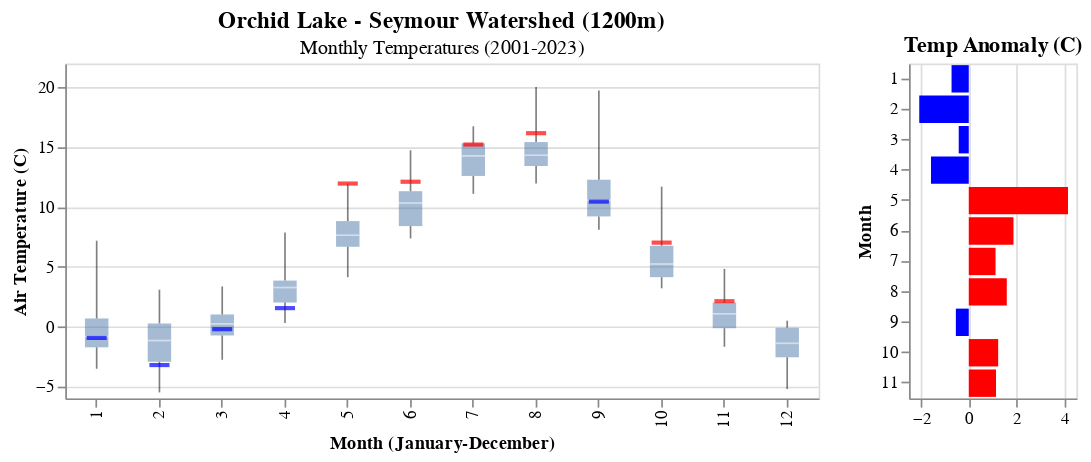

The notebook cell this image was saved under:
### Markdown cell above
## Monthly Average Air Temperatures
The boxplot below shows average monthly air temperatures for the current year (blue or red ticks), along with the median, first and third quartile, and the range of max and min. Hover over the plot for values.

### Code cell
title2 = alt.TitleParams(
   text='Orchid Lake - Seymour Watershed (1200m)',
   subtitle="Monthly Temperatures (2001-2023)",
   anchor='middle',
   fontSize=14,
   fontWeight='bold')

# Filter the data for the current year (2023)
orc_data_2023 = orc_monthly[orc_monthly['year'] == 2023]

# Create the boxplot for historical precipitation
orc_boxplot_TA = alt.Chart(orc_monthly, title=title2).mark_boxplot(extent='min-max', opacity=0.5).encode(
    alt.X('month:O', title='Month (January-December)'),  # Display month in "mmm" format
    alt.Y('mean_TA:Q', title='Air Temperature (C)'),
).properties(width=450, height=200)

#Create a base chart for 'Mean_TA' values
orc_mean_ta_line = alt.Chart(orc_data_2023).mark_tick(size=12, thickness=2.5).encode(
    x=alt.X('month:O', title='Month (January-December)'),
    y=alt.Y('mean_TA:Q', title='Air Temperature (C)', scale=alt.Scale(domain=[-6, 22])),
    color=alt.condition(
        alt.datum.TA_Anomaly > 0,
        alt.value("red"),  # The positive color
        alt.value("blue")  # The negative color
    ),
    tooltip=[alt.Tooltip('date', title='Date'), alt.Tooltip('mean_TA', title='Temp')]
).properties(
    width=450, height=200
)

# Create a chart for 'TA_Anomaly'
orc_anomaly_chart = alt.Chart(orc_data_2023).mark_bar().encode(
    x=alt.X('TA_Anomaly:Q', title=None),
    y=alt.Y('month:O', title='Month'),
    color=alt.condition(
        alt.datum.TA_Anomaly > 0,
        alt.value("red"),  # The positive color
        alt.value("blue")  # The negative color
    ),
    tooltip=['TA_Anomaly:Q', 'date:T']
).properties(
    title = 'Temp Anomaly (C)',width=100, height=200
)


# Combine the two charts
orc_combined_TA = orc_boxplot_TA + orc_mean_ta_line
orc_final_chart = orc_combined_TA | orc_anomaly_chart 

orc_final_chart

### Figure 1 — Vega-Lite specification as saved in the notebook (floating-point values rounded to 4 significant figures; data arrays with more than 128 entries replaced by an {"elided": "..."} marker saying what was removed)
{"config": {"view": {"continuousWidth": 400, "continuousHeight": 300}}, "hconcat": [{"layer": [{"data": {"name": "data-94e74a0e34dfb75d664c719aa4b9bd9a"}, "mark": {"type": "boxplot", "extent": "min-max", "opacity": 0.5}, "encoding": {"x": {"field": "month", "title": "Month (January-December)", "type": "ordinal"}, "y": {"field": "mean_TA", "title": "Air Temperature (C)", "type": "quantitative"}}, "height": 200, "title": {"text": "Orchid Lake - Seymour Watershed (1200m)", "anchor": "middle", "fontSize": 14, "fontWeight": "bold", "subtitle": "Monthly Temperatures (2001-2023)"}, "width": 450}, {"data": {"name": "data-6807a04928aa4d54257d138e4d012647"}, "mark": {"type": "tick", "size": 12, "thickness": 2.5}, "encoding": {"color": {"condition": {"value": "red", "test": "(datum.TA_Anomaly > 0)"}, "value": "blue"}, "tooltip": [{"field": "date", "title": "Date", "type": "temporal"}, {"field": "mean_TA", "title": "Temp", "type": "quantitative"}], "x": {"field": "month", "title": "Month (January-December)", "type": "ordinal"}, "y": {"field": "mean_TA", "scale": {"domain": [-6, 22]}, "title": "Air Temperature (C)", "type": "quantitative"}}, "height": 200, "width": 450}]}, {"data": {"name": "data-6807a04928aa4d54257d138e4d012647"}, "mark": "bar", "encoding": {"color": {"condition": {"value": "red", "test": "(datum.TA_Anomaly > 0)"}, "value": "blue"}, "tooltip": [{"field": "TA_Anomaly", "type": "quantitative"}, {"field": "date", "type": "temporal"}], "x": {"field": "TA_Anomaly", "title": null, "type": "quantitative"}, "y": {"field": "month", "title": "Month", "type": "ordinal"}}, "height": 200, "title": "Temp Anomaly (C)", "width": 100}], "$schema": "https://vega.github.io/schema/vega-lite/v4.17.0.json", "datasets": {"data-94e74a0e34dfb75d664c719aa4b9bd9a": {"elided": "263 records"}, "data-6807a04928aa4d54257d138e4d012647": [{"date": "2023-01-01T00:00:00", "mean_TA": -0.94, "year": 2023, "month": 1, "TA": -0.22, "TA_Anomaly": -0.72}, {"date": "2023-02-01T00:00:00", "mean_TA": -3.21, "year": 2023, "month": 2, "TA": -1.15, "TA_Anomaly": -2.07}, {"date": "2023-03-01T00:00:00", "mean_TA": -0.21, "year": 2023, "month": 3, "TA": 0.21, "TA_Anomaly": -0.42}, {"date": "2023-04-01T00:00:00", "mean_TA": 1.55, "year": 2023, "month": 4, "TA": 3.13, "TA_Anomaly": -1.58}, {"date": "2023-05-01T00:00:00", "mean_TA": 11.97, "year": 2023, "month": 5, "TA": 7.82, "TA_Anomaly": 4.15}, {"date": "2023-06-01T00:00:00", "mean_TA": 12.12, "year": 2023, "month": 6, "TA": 10.25, "TA_Anomaly": 1.87}, {"date": "2023-07-01T00:00:00", "mean_TA": 15.23, "year": 2023, "month": 7, "TA": 14.11, "TA_Anomaly": 1.12}, {"date": "2023-08-01T00:00:00", "mean_TA": 16.18, "year": 2023, "month": 8, "TA": 14.59, "TA_Anomaly": 1.59}, {"date": "2023-09-01T00:00:00", "mean_TA": 10.46, "year": 2023, "month": 9, "TA": 11.0, "TA_Anomaly": -0.54}, {"date": "2023-10-01T00:00:00", "mean_TA": 7.03, "year": 2023, "month": 10, "TA": 5.8, "TA_Anomaly": 1.23}, {"date": "2023-11-01T00:00:00", "mean_TA": 2.13, "year": 2023, "month": 11, "TA": 0.98, "TA_Anomaly": 1.14}]}}
